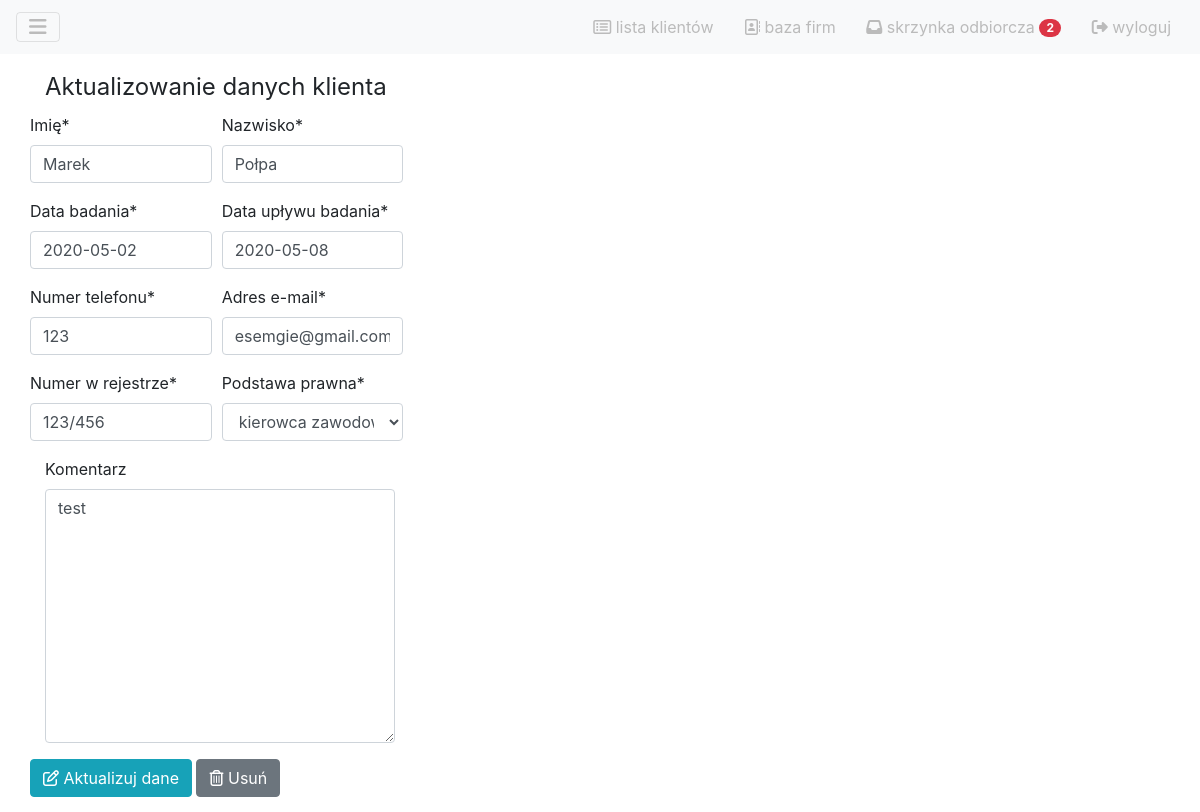
The page /clients/update/4 (signed in) on the database its author committed.
### clients/models.py (models this page shows, shortened)
class Client(models.Model):
	podstawa_prawna_wybor = [
		('kier_zaw', 'kierowca zawodowy'),
		('kier_uprz', 'kierowca uprzywilejowany'),
		('instr_egz', 'instruktor / egzaminator'),
		('zatrz_pra_jaz', 'zatrzymane prawo jazdy'),
		('inna', 'inna')
	]
	imie = models.CharField("imię", max_length=100)
	nazwisko = models.CharField("nazwisko", max_length=100)
	numer_telefonu = models.CharField("numer telefonu", max_length=20)
	email = models.CharField("adres e-mail", max_length=50)
	nr_rejestr = models.CharField("numer w rejestrze", max_length=20)
	data_badania = models.DateField("data badania")
	data_waznosci_badania = models.DateField("data upływu badania")
	podstawa_prawna = models.CharField("podstawa prawna", max_length=50, choices=podstawa_prawna_wybor)
	komentarz = models.TextField("komentarz", blank=True)
	pracodawca = models.ForeignKey(Company, on_delete=models.CASCADE)

### clients/views.py (the view)
# urls.py: path('update/<int:pk>', views.UpdateClient.as_view(), name='update'),
class UpdateClient(generic.UpdateView):
	model = Client
	template_name_suffix = "_update"
	fields = '__all__'
	success_url = reverse_lazy('clients:list')

### board/templatetags/inbox_tags.py (called while the page is built)
@register.simple_tag(takes_context=True)
def unread_msg_counter(context):
	request = context['user']
	return Message.objects.all().filter(data_odczytania=None).filter(odbiorca=request).count()

### clients/templates/clients/client_update.html (shortened to what this page needs)
{% extends 'board/base.html' %}
{% load crispy_forms_tags %}
{% block content %}
    <form method="post">
    <fieldset>
        <legend class="col-12">Aktualizowanie danych klienta</legend>
        <div class="form-row">
            <div class="col-lg-2">
                {{ form.imie | as_crispy_field}}
            </div>
            <div class="col-lg-2">
                {{ form.nazwisko | as_crispy_field}}
            </div>
        </div>
        <div class="form-row">
            <div class="col-lg-2">
                {{ form.data_badania | as_crispy_field}}
            </div>
            <div class="col-lg-2">
                {{ form.data_waznosci_badania | as_crispy_field}}
            </div>
        </div>
        <div class="form-row">
            <div class="col-lg-2">
                {{ form.numer_telefonu | as_crispy_field}}
            </div>
            <div class="col-lg-2">
                {{ form.email | as_crispy_field}}
            </div>
        </div>
        <div class="form-row">
            <div class="col-lg-2">
                {{ form.nr_rejestr | as_crispy_field}}
            </div>
            <div class="col-lg-2">
                {{ form.podstawa_prawna | as_crispy_field}}
            </div>
        </div>
        <div class="col-lg-4">
            {{ form.komentarz | as_crispy_field}}
        </div>
    </fieldset>
    <button type="submit" class="btn btn-info"><i class="far fa-edit"></i> Aktualizuj dane</button>
    <a href="{% url 'clients:delete' client.id %}" class="btn btn-secondary"><i class="far fa-trash-alt"></i> Usuń </a>
</form>
{% endblock%}

### board/templates/board/base.html (shortened to what this page needs)
<!DOCTYPE html>
<html lang="en">
<head>
{% load static %}
{% load inbox_tags%}
<link rel="stylesheet" href="https://stackpath.bootstrapcdn.com/bootstrap/4.3.1/css/bootstrap.min.css">
<link rel="stylesheet" href="{% static 'board/base.css' %}">
</head>
<body>
<div id="wrapper">
    <nav id="navbar-wrapper">
        <div class="navbar navbar-light bg-light">
            <button class="navbar-toggler" type="button" data-toggle="collapse" data-target="#navbarToggleExternalContent" aria-controls="navbarToggleExternalContent" aria-expanded="false" aria-label="Toggle navigation">
                <a href="#" class="navbar-elements" id="menu-toggle"><i class="fas fa-bars"></i></a>
            </button>
            <div class="text-right">
                <button class="btn btn-light" type="button"><a class="navbar-elements" href="{% url 'clients:list' %}"><i class="far fa-list-alt"></i> lista klientów </a></button>
                <button class="btn btn-light" type="button"><a class="navbar-elements" href="{% url 'companies:list' %}"><i class="far fa-address-book"></i> baza firm </a></button>
                <button class="btn btn-light" type="button">
                    <a class="navbar-elements" href="{% url 'msg:inbox' %}">
                        <i class="fas fa-inbox"></i>
                        skrzynka odbiorcza
                        {% unread_msg_counter as unread_msg_counter_flag %}
                        {% if unread_msg_counter_flag != 0 %}
                        <span class="badge badge-pill badge-danger">{% unread_msg_counter %} </span>
                        {% endif %}
                    </a>
                </button>
                <button class="btn btn-light" type="button"><a class="navbar-elements" href="{% url 'logout' %}"><i class="fas fa-sign-out-alt"></i> wyloguj</a></button>
            </div>
        </div>
    </nav>
        <div id="page-content-wrapper">
            <div class="container-fluid">
                <div class="row">
                    <div class="col-lg-12">
                        {% block content %}
                        {% endblock %}
                    </div>
                </div>
            </div>
        </div>
</div>
</body>
</html>

### board/static/board/base.css (style rules this page uses)
#navbar-wrapper { height: 5%; }
.navbar-elements { text-decoration: none; color: #bbb; }
#page-content-wrapper { width: 100%; position: absolute; padding: 15px; }

### rows shown on the page
Client: imie "Marek", nazwisko "Połpa", data_badania "2020-05-02", data_waznosci_badania "2020-05-08", numer_telefonu "123", email "esemgie@gmail.com", nr_rejestr "123/456", podstawa_prawna "kierowca zawodowy", komentarz "test"
